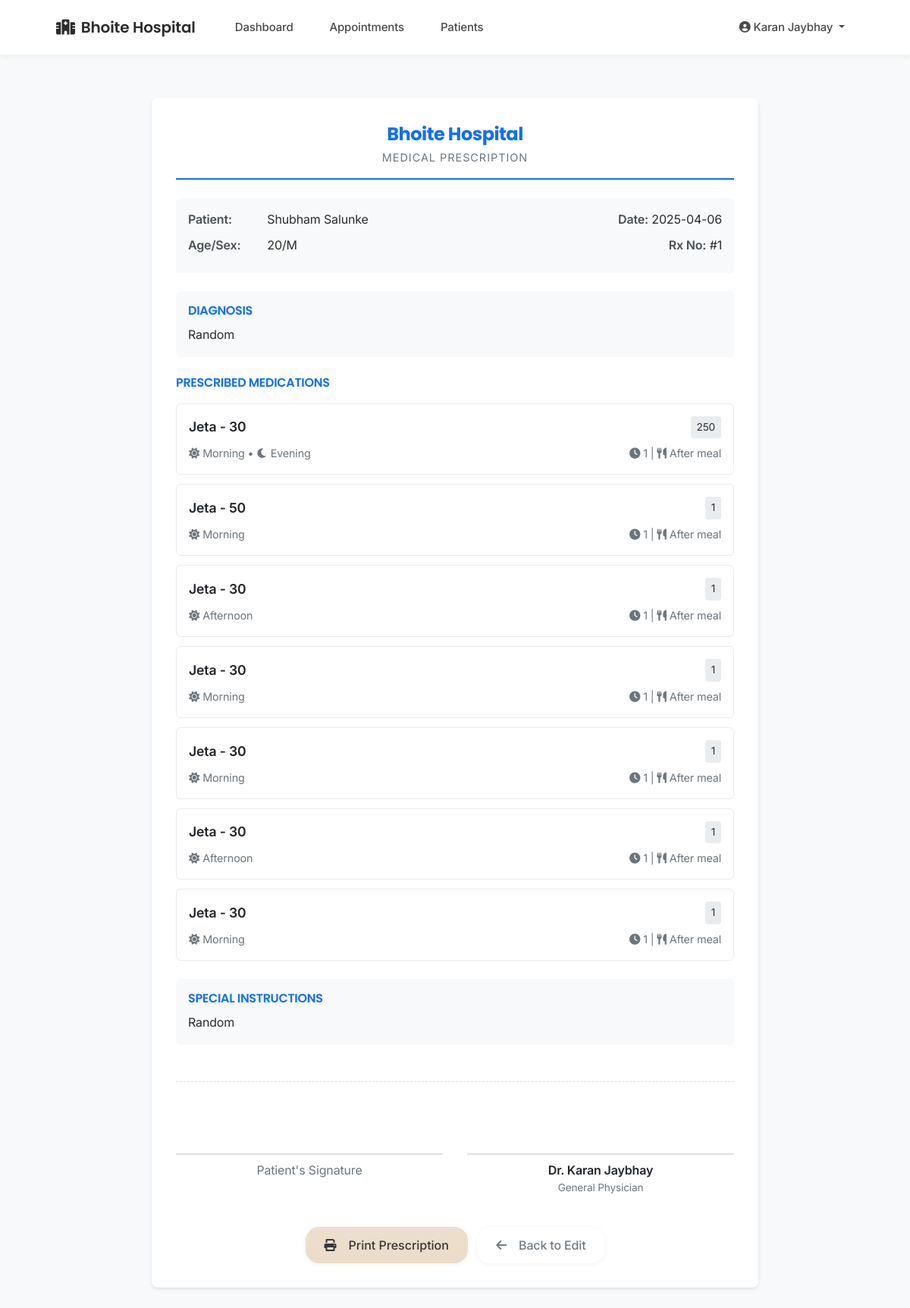
Screenshot of /doctor/print_prescription/1 (signed in) with the database file from the repository.
### tables this page shows
CREATE TABLE doctors (
            id INTEGER PRIMARY KEY AUTOINCREMENT,
            name TEXT NOT NULL,
            specialization TEXT NOT NULL,
            experience INTEGER,
            consultation_fee REAL,
            contact TEXT,
            bio TEXT,
            image_path TEXT,
            username TEXT UNIQUE,
            password TEXT,
            created_by INTEGER,
            hospital_id INTEGER NOT NULL,
            FOREIGN KEY (created_by) REFERENCES staff(id),
            FOREIGN KEY (hospital_id) REFERENCES staff(id)
        );

CREATE TABLE staff (
            id INTEGER PRIMARY KEY AUTOINCREMENT,
            name TEXT NOT NULL,
            email TEXT UNIQUE NOT NULL,
            password TEXT NOT NULL,
            hospital_name TEXT NOT NULL,
            created_at TIMESTAMP DEFAULT CURRENT_TIMESTAMP
        );

CREATE TABLE patients (
            id INTEGER PRIMARY KEY AUTOINCREMENT,
            name TEXT NOT NULL,
            age INTEGER NOT NULL,
            gender TEXT,
            contact TEXT,
            address TEXT,
            medical_history TEXT,
            created_at TIMESTAMP DEFAULT CURRENT_TIMESTAMP,
            created_by INTEGER,
            hospital_id INTEGER NOT NULL,
            FOREIGN KEY (created_by) REFERENCES staff(id),
            FOREIGN KEY (hospital_id) REFERENCES staff(id)
        );

CREATE TABLE appointments (
            id INTEGER PRIMARY KEY AUTOINCREMENT,
            patient_id INTEGER NOT NULL,
            doctor_id INTEGER NOT NULL,
            date TEXT NOT NULL,
            time_slot TEXT NOT NULL,
            status TEXT DEFAULT 'Scheduled',
            notes TEXT,
            created_at TIMESTAMP DEFAULT CURRENT_TIMESTAMP,
            hospital_id INTEGER NOT NULL,
            FOREIGN KEY (patient_id) REFERENCES patients(id),
            FOREIGN KEY (doctor_id) REFERENCES doctors(id),
            FOREIGN KEY (hospital_id) REFERENCES staff(id)
        );

CREATE TABLE prescriptions (
            id INTEGER PRIMARY KEY AUTOINCREMENT,
            appointment_id INTEGER NOT NULL UNIQUE,
            diagnosis TEXT NOT NULL,
            medicines TEXT NOT NULL,
            instructions TEXT,
            created_at TIMESTAMP DEFAULT CURRENT_TIMESTAMP,
            hospital_id INTEGER NOT NULL,
            FOREIGN KEY (appointment_id) REFERENCES appointments(id) ON DELETE CASCADE,
            FOREIGN KEY (hospital_id) REFERENCES staff(id)
        );

### app.py (the view)
@app.route('/doctor/print_prescription/<int:appointment_id>')
def print_prescription(appointment_id):
    if 'user_id' not in session or session['user_type'] != 'doctor':
        return redirect(url_for('login'))
    conn = get_db_connection()
    try:
        prescription_data = conn.execute('''
            SELECT a.id as appointment_id, a.date, a.time_slot,
                   p.name as patient_name, p.age, p.gender,
                   d.name as doctor_name, d.specialization,
                   pr.diagnosis, pr.medicines, pr.instructions,
                   s.hospital_name
            FROM appointments a
            JOIN patients p ON a.patient_id = p.id
            JOIN doctors d ON a.doctor_id = d.id
            JOIN staff s ON d.hospital_id = s.id
            LEFT JOIN prescriptions pr ON a.id = pr.appointment_id
            WHERE a.id = ? AND a.hospital_id = ?
        ''', (appointment_id, session['hospital_id'])).fetchone()
        if not prescription_data:
            flash('Prescription not found!', 'danger')
            return redirect(url_for('doctor_appointments'))
        next_appointment = conn.execute('''
            SELECT date, time_slot FROM appointments
            WHERE patient_id = (
                SELECT patient_id FROM appointments WHERE id = ?
            )
            AND date > (
                SELECT date FROM appointments WHERE id = ?
            )
            AND status = 'Scheduled'
            AND hospital_id = ?
            ORDER BY date ASC
            LIMIT 1
        ''', (appointment_id, appointment_id, session['hospital_id'])).fetchone()
        medicines_parsed = []
        if prescription_data['medicines']:
            for medicine in prescription_data['medicines'].split('\n'):
                if medicine.strip():
                    parts = medicine.split('|')
                    if len(parts) == 7:
                        medicines_parsed.append({
                            'name': parts[0],
                            'dosage': parts[1],
                            'frequency': parts[2],
                            'morning': parts[3],
                            'afternoon': parts[4],
                            'evening': parts[5],
                            'meal': parts[6]
                        })
        prescription = dict(prescription_data)
        prescription['medicines_parsed'] = medicines_parsed
        return render_template('doctor/print_prescription.html',
                            prescription=prescription,
                            next_appointment=next_appointment)
    except Exception as e:
        flash('Error loading prescription', 'danger')
        app.logger.error(f"Print prescription error: {str(e)}")
        return redirect(url_for('doctor_appointments'))
    finally:
        conn.close()

### templates/doctor/print_prescription.html (shortened to what this page needs)
{% extends "base.html" %}
{% block content %}
<div class="prescription-card container" style="max-width: 800px;">
    <div class="prescription-header text-center">
        <h1 class="hospital-name">{{ prescription.hospital_name }}</h1>
        <p class="prescription-subtitle mb-0">Medical Prescription</p>
    </div>
    <div class="info-section mt-4">
        <div class="row">
            <div class="col-md-6">
                <p class="mb-2">
                    <span class="info-label">Patient:</span>
                    {{ prescription.patient_name }}
                </p>
                <p class="mb-2">
                    <span class="info-label">Age/Sex:</span>
                    {{ prescription.age }}/{{ prescription.gender|first }}
                </p>
            </div>
            <div class="col-md-6 text-md-end">
                <p class="mb-2">
                    <span class="info-label">Date:</span>
                    {{ prescription.date }}
                </p>
                <p class="mb-2">
                    <span class="info-label">Rx No:</span>
                    #{{ prescription.appointment_id }}
                </p>
            </div>
        </div>
    </div>
    <div class="info-section">
        <h6 class="text-uppercase mb-2" style="color: #0d6efd; font-weight: 600;">Diagnosis</h6>
        <p class="mb-0">{{ prescription.diagnosis }}</p>
    </div>
    <div class="mb-4">
        <h6 class="text-uppercase mb-3" style="color: #0d6efd; font-weight: 600;">Prescribed Medications</h6>
        {% for medicine in prescription.medicines_parsed %}
        <div class="medicine-item">
            <div class="d-flex justify-content-between align-items-center">
                <span class="medicine-name">{{ medicine.name }}</span>
                <span class="medicine-timing">{{ medicine.dosage }}</span>
            </div>
            <div class="medicine-details d-flex justify-content-between align-items-center">
                <span>
                    {% if medicine.morning == '1' %}<i class="fas fa-sun me-1"></i>Morning{% endif %}
                    {% if medicine.afternoon == '1' %}{% if medicine.morning == '1' %} • {% endif %}<i class="fas fa-sun me-1"></i>Afternoon{% endif %}
                    {% if medicine.evening == '1' %}{% if medicine.morning == '1' or medicine.afternoon == '1' %} • {% endif %}<i class="fas fa-moon me-1"></i>Evening{% endif %}
                </span>
                <span>
                    <i class="fas fa-clock me-1"></i>{{ medicine.frequency }} |
                    <i class="fas fa-utensils me-1"></i>{{ medicine.meal|title }} meal
                </span>
            </div>
        </div>
        {% endfor %}
    </div>
    {% if prescription.instructions %}
    <div class="info-section">
        <h6 class="text-uppercase mb-2" style="color: #0d6efd; font-weight: 600;">Special Instructions</h6>
        <p class="mb-0">{{ prescription.instructions }}</p>
    </div>
    {% endif %}
    <div class="signature-area">
        <div class="row">
            <div class="col-6">
                <div class="signature-box"></div>
                <p class="text-center mb-0" style="color: #6c757d;">Patient's Signature</p>
            </div>
            <div class="col-6">
                <div class="signature-box"></div>
                <div class="doctor-info">
                    <p class="doctor-name">Dr. {{ prescription.doctor_name }}</p>
                    <p class="doctor-specialization">{{ prescription.specialization }}</p>
                </div>
            </div>
        </div>
    </div>
    <div class="no-print mt-4 text-center">
        <button onclick="window.print()" class="btn btn-primary btn-lg me-2">
            <i class="fas fa-print me-2"></i> Print Prescription
        </button>
        <a href="{{ url_for('prescriptions', appointment_id=prescription.appointment_id) }}" class="btn btn-outline-secondary btn-lg">
            <i class="fas fa-arrow-left me-2"></i> Back to Edit
        </a>
    </div>
</div>
{% endblock %}

### templates/base.html (shortened to what this page needs)
<!DOCTYPE html>
<html lang="en">
<head>
    <link rel="stylesheet" href="https://cdnjs.cloudflare.com/ajax/libs/font-awesome/6.0.0/css/all.min.css">
    <link href="https://cdn.jsdelivr.net/npm/bootstrap@5.1.3/dist/css/bootstrap.min.css" rel="stylesheet">
</head>
<body class="bg-light">
    <nav class="navbar navbar-expand-lg navbar-light">
        <div class="container">
            <a class="navbar-brand" href="{{ url_for('admin_dashboard') if session.get('user_type') == 'admin' else url_for('doctor_dashboard') }}">
                <i class="fas fa-hospital me-2"></i>{{ session.get('hospital_name', 'Hospital Management') }}
            </a>
            <div class="collapse navbar-collapse" id="navbarNav">
                <ul class="navbar-nav me-auto">
                    {% if session.get('user_id') %}
                        {% if session.get('user_type') == 'admin' %}
                            <li class="nav-item">
                                <a class="nav-link" href="{{ url_for('admin_dashboard') }}">Dashboard</a>
                            </li>
                            <li class="nav-item dropdown">
                                <a class="nav-link dropdown-toggle" href="#" id="doctorsDropdown" role="button" data-bs-toggle="dropdown">
                                    <i class="fas fa-user-md me-1"></i>Doctors
                                </a>
                                <ul class="dropdown-menu">
                                    <li><a class="dropdown-item" href="{{ url_for('view_doctors') }}">View Doctors</a></li>
                                    <li><a class="dropdown-item" href="{{ url_for('add_doctor') }}">Add Doctor</a></li>
                                </ul>
                            </li>
                            <li class="nav-item dropdown">
                                <a class="nav-link dropdown-toggle" href="#" id="patientsDropdown" role="button" data-bs-toggle="dropdown">
                                    <i class="fas fa-procedures me-1"></i>Patients
                                </a>
                                <ul class="dropdown-menu">
                                    <li><a class="dropdown-item" href="{{ url_for('view_patients') }}">View Patients</a></li>
                                    <li><a class="dropdown-item" href="{{ url_for('add_patient') }}">Add Patient</a></li>
                                </ul>
                            </li>
                            <li class="nav-item">
                                <a class="nav-link" href="{{ url_for('view_appointments') }}">Appointments</a>
                            </li>
                            <li class="nav-item">
                                <a class="nav-link" href="{{ url_for('schedule_appointment') }}">
                                    <i class="fas fa-calendar-plus me-1"></i>Schedule Appointment
                                </a>
                            </li>
                        {% elif session.get('user_type') == 'doctor' %}
                            <li class="nav-item">
                                <a class="nav-link" href="{{ url_for('doctor_dashboard') }}">Dashboard</a>
                            </li>
                            <li class="nav-item">
                                <a class="nav-link" href="{{ url_for('doctor_appointments') }}">Appointments</a>
                            </li>
                            <li class="nav-item">
                                <a class="nav-link" href="{{ url_for('all_patients_history') }}">Patients</a>
                            </li>
                        {% endif %}
                    {% endif %}
                </ul>
                <ul class="navbar-nav">
                    {% if session.get('user_id') %}
                        <li class="nav-item dropdown">
                            <a class="nav-link dropdown-toggle" href="#" id="navbarDropdown" role="button" data-bs-toggle="dropdown" aria-expanded="false">
                                <i class="fas fa-user-circle me-1"></i>{{ session.get('name', 'User') }}
                            </a>
                        </li>
                    {% endif %}
                </ul>
            </div>
        </div>
    </nav>
    <main class="container py-4 animate-fade">
        {% block content %}{% endblock %}
    </main>
</body>
</html>

### rows the page displays
doctors: get "Karan Jaybhay", doctor_name "Karan Jaybhay", specialization "General Physician"
staff: hospital_name "Bhoite Hospital"
patients: patient_name "Shubham Salunke", age "20", gender|first "M"
appointments: date "2025-04-06", appointment_id "1"
prescriptions: diagnosis "Random", instructions "Random"

### other values shown
{{ session.get('hospital_name', 'Hospital Management') }} "Bhoite Hospital"
{{ medicine.name }} "Jeta - 30" "Jeta - 50" "Jeta - 30" "Jeta - 30" "Jeta - 30" "Jeta - 30" "Jeta - 30"
{{ medicine.dosage }} "250" "1" "1" "1" "1" "1" "1"
{{ medicine.frequency }} "1" "1" "1" "1" "1" "1" "1"
{{ medicine.meal|title }} "After" "After" "After" "After" "After" "After" "After"
